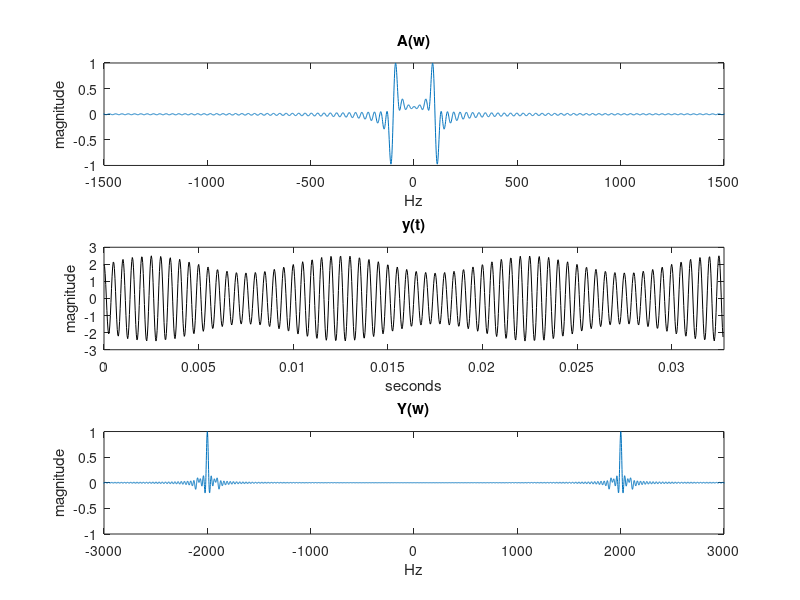

The MATLAB script that drew this image:
clc;
fa = 100; wa = 2*pi*fa;
fc = 2000; wc = 2*pi*fc;
fs = 16*2048;
MD = 0.5;
tiv = 1/fs; 

t = 0:tiv:0.032768-tiv;
 
a = sin(wa*t);

A = 2 + (MD * a);

y = A.*cos(wc*t);

subplot(3,1,1);
ffa = fft(a,fs);
sa = fftshift(real(ffa)); sa = sa/max(sa);
w1 = -fs/2:-1; w2 = 1:fs/2; w = [w1 w2];
plot(w,sa);
axis([-1500 1500 -1 1]);
xlabel('Hz'); title('A(w)');ylabel('magnitude');

subplot(3,1,2);
plot(t,y,'k');
axis([0 0.032768 -3 3]);
xlabel('seconds'); title('y(t)');ylabel('magnitude');

subplot(3,1,3);
ffy = fft(y,fs);
sy = fftshift(real(ffy)); sy =sy /max(sy);
plot(w,sy);
axis([-3000 3000 -1 1]);
xlabel('Hz'); title('Y(w)');ylabel('magnitude');
